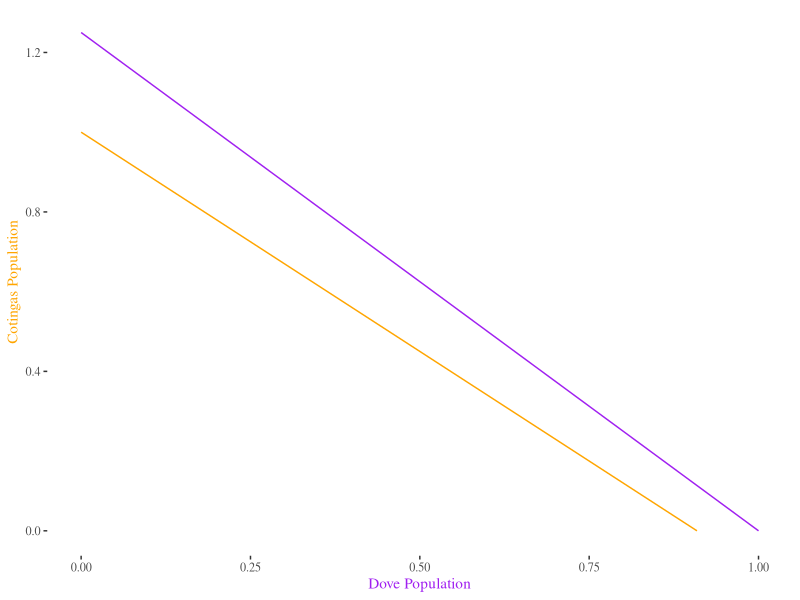

Recreate this plot in R.
## ---- chunk 1
library(ggplot2)
library(ggthemes)

#create dataframes
dovedf <- data.frame(xdove = c(0,1), ydove = c(1.25,0))
cotingadf <-  data.frame(xcot = c(0,(1/1.1)),ycot = c(1,0))
bird_df<- cbind(dovedf,cotingadf)

ggplot(bird_df) + geom_line(aes(xdove,ydove), color = 'purple') + 
  geom_line(aes(xcot,ycot), color = 'orange') + 
  theme_tufte() + xlab('Dove Population') + ylab('Cotingas Population') + 
  theme(axis.title.x = element_text(colour = "purple"),
        axis.title.y = element_text(colour = 'orange'))

#Sam, pretty please check my conclusion on this and make sure I didn't get this backward :)
